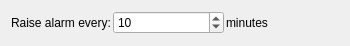
<?xml version="1.0" encoding="UTF-8"?>
<ui version="4.0">
 <author>
SPDX-FileCopyrightText: 2024 S. MANKOWSKI stephane@mankowski.fr
SPDX-FileCopyrightText: 2024 G. DE BURE support@mankowski.fr
SPDX-License-Identifier: GPL-3.0-or-later
 </author>      
 <class>skgsearchplugin_pref</class>
 <widget class="QWidget" name="skgsearchplugin_pref">
  <property name="geometry">
   <rect>
    <x>0</x>
    <y>0</y>
    <width>350</width>
    <height>46</height>
   </rect>
  </property>
  <layout class="QVBoxLayout" name="verticalLayout">
   <property name="spacing">
    <number>2</number>
   </property>
   <item>
    <layout class="QHBoxLayout" name="horizontalLayout">
     <item>
      <widget class="QLabel" name="label">
       <property name="sizePolicy">
        <sizepolicy hsizetype="Fixed" vsizetype="Preferred">
         <horstretch>0</horstretch>
         <verstretch>0</verstretch>
        </sizepolicy>
       </property>
       <property name="text">
        <string>Raise alarm every:</string>
       </property>
      </widget>
     </item>
     <item>
      <widget class="QSpinBox" name="kcfg_alarm_frequency">
       <property name="minimumSize">
        <size>
         <width>111</width>
         <height>0</height>
        </size>
       </property>
       <property name="value">
        <number>10</number>
       </property>
       <property name="minimum">
        <number>1</number>
       </property>
       <property name="maximum">
        <number>99</number>
       </property>
      </widget>
     </item>
     <item>
      <widget class="QLabel" name="label_2">
       <property name="text">
        <string>minutes</string>
       </property>
      </widget>
     </item>
     <item>
      <spacer name="horizontalSpacer">
       <property name="orientation">
        <enum>Qt::Horizontal</enum>
       </property>
       <property name="sizeHint" stdset="0">
        <size>
         <width>40</width>
         <height>20</height>
        </size>
       </property>
      </spacer>
     </item>
    </layout>
   </item>
   <item>
    <spacer name="verticalSpacer">
     <property name="orientation">
      <enum>Qt::Vertical</enum>
     </property>
     <property name="sizeHint" stdset="0">
      <size>
       <width>20</width>
       <height>126</height>
      </size>
     </property>
    </spacer>
   </item>
  </layout>
 </widget>
 <customwidgets>
  <customwidget>
   <class>QSpinBox</class>
   <extends>QWidget</extends>
   <header>knuminput.h</header>
  </customwidget>
 </customwidgets>
 <resources/>
 <connections/>
</ui>
